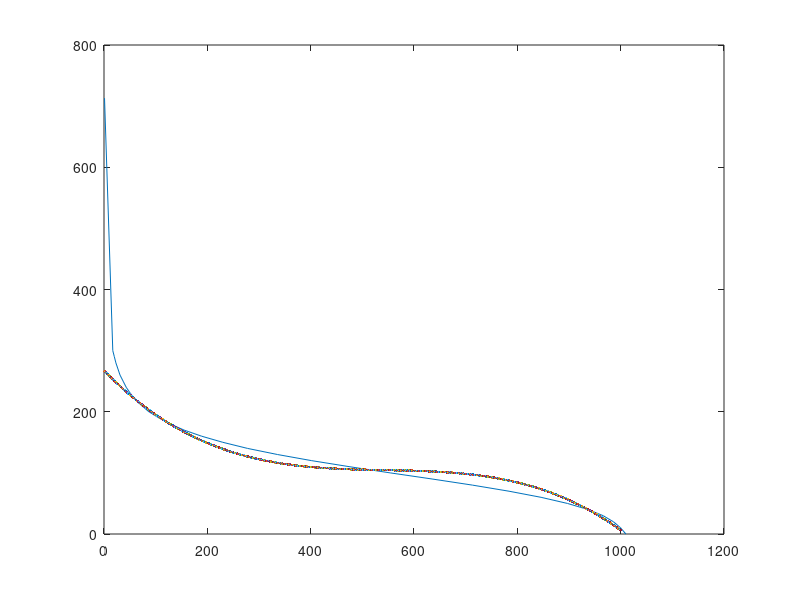

Write the MATLAB code that produced this figure.
A =[ 1 , 713 ;
   17 , 300 ;
   20,290 ;
   23,280 ;
   27,270 ;
   31,260 ;
   37,250 ;
   43,240 ;
   51,230 ;
   61,220 ;
   73,210 ;
   87,200 ;
  106,190 ;
  128,180 ;
  155,170 ;
  189,160 ;
  230,150 ;
  278,140 ;
  336,130 ;
  402,120 ;
  476,110 ;
  554,100 ;
  635, 90 ;
  713, 80 ;
  784, 70 ;
  846, 60 ;
  897, 50 ;
  937, 40 ;
  966, 30 ;
  986, 20 ;
 1000, 10 ;
 1010,  0 ];
plot(A(:,1),A(:,2))
%%
 x1=A(10,1); y1=A(10,2);
 x2=A(14,1); y2=A(14,2);
 x3=A(28,1); y3=A(28,2);
 x4=A(32,1); y4=A(32,2);

 X= [x1^3 x1^2 x1 1;
     x2^3 x2^2 x2 1;
     x3^3 x3^2 x3 1;
     x4^3 x4^2 x4 1];

 Y= [y1;
     y2;
     y3;
     y4];

 liczby = inv(X)*Y;
 a=liczby(1)
 b=liczby(2)
 c=liczby(3)
 d=liczby(4)
 hold on
 for(x=1:1000)
     y=a*x^3+b*x^2+c*x+d;
         plot(x,y,'.');
 end